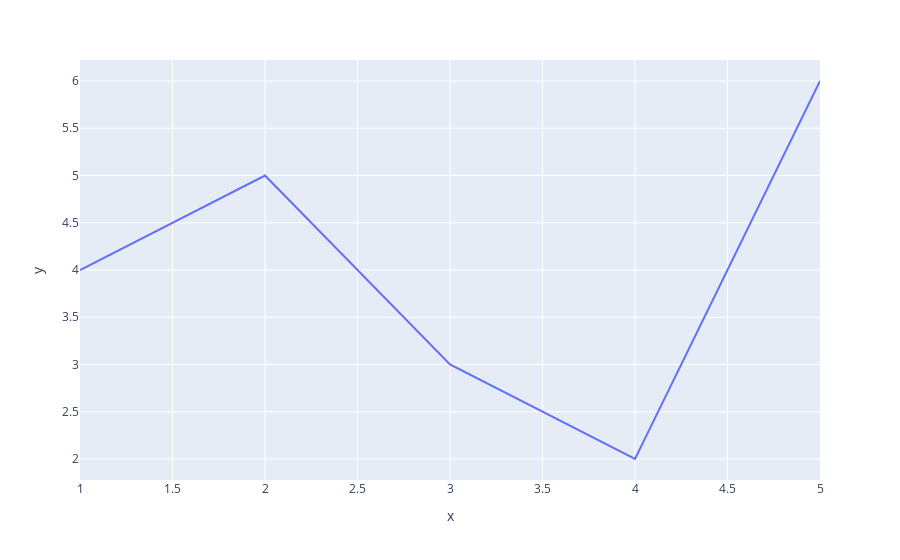

Here is the notebook cell this chart was saved with:
### Markdown cell above
Figures are trees where the root node has the main layer attributes: data, layout, and frames.

### Code cell
# Showing the plot
fig_ln.show()

### Figure 1 — Plotly figure (JSON) as saved in the notebook; plotly's stock layout.template omitted (floating-point values rounded to 4 significant figures)
{"data": [{"hovertemplate": "x=%{x}<br>y=%{y}<extra></extra>", "legendgroup": "", "line": {"color": "#636efa", "dash": "solid"}, "marker": {"symbol": "circle"}, "mode": "lines", "name": "", "orientation": "v", "showlegend": false, "type": "scatter", "x": [1, 2, 3, 4, 5], "xaxis": "x", "y": [4, 5, 3, 2, 6], "yaxis": "y"}], "layout": {"legend": {"tracegroupgap": 0}, "margin": {"t": 60}, "xaxis": {"anchor": "y", "domain": [0, 1], "title": {"text": "x"}}, "yaxis": {"anchor": "x", "domain": [0, 1], "title": {"text": "y"}}}}
